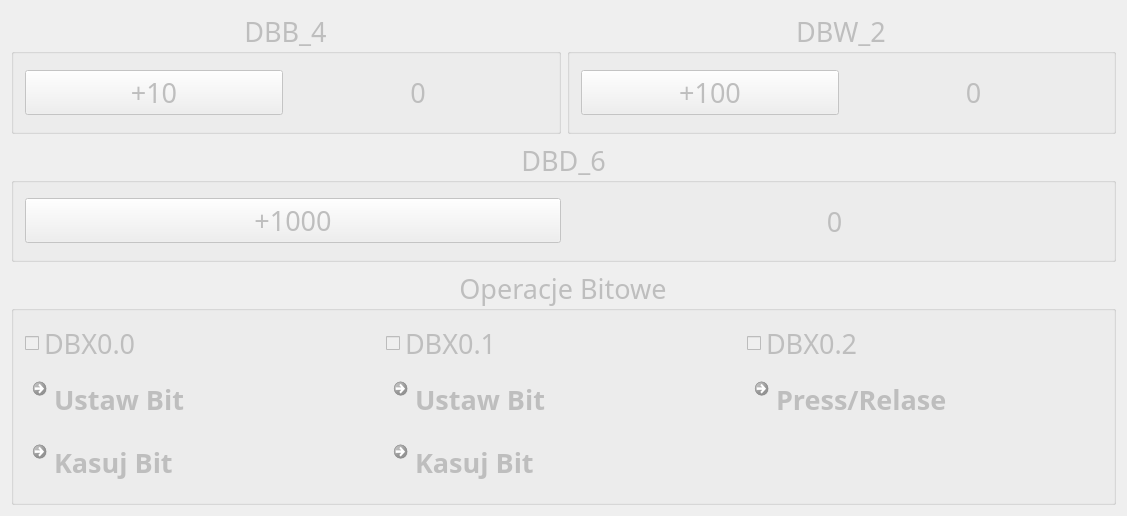
<?xml version="1.0" encoding="UTF-8"?>
<ui version="4.0">
 <class>MainWindow</class>
 <widget class="QMainWindow" name="MainWindow">
  <property name="enabled">
   <bool>true</bool>
  </property>
  <property name="geometry">
   <rect>
    <x>0</x>
    <y>0</y>
    <width>1127</width>
    <height>516</height>
   </rect>
  </property>
  <property name="font">
   <font>
    <pointsize>20</pointsize>
   </font>
  </property>
  <property name="windowTitle">
   <string>MainWindow</string>
  </property>
  <widget class="QWidget" name="centralWidget">
   <property name="enabled">
    <bool>false</bool>
   </property>
   <layout class="QGridLayout" name="gridLayout">
    <item row="2" column="0" colspan="2">
     <widget class="QGroupBox" name="groupBox_3">
      <property name="font">
       <font>
        <family>Shonar Bangla</family>
        <italic>false</italic>
       </font>
      </property>
      <property name="title">
       <string>DBD_6</string>
      </property>
      <property name="alignment">
       <set>Qt::AlignCenter</set>
      </property>
      <layout class="QHBoxLayout" name="horizontalLayout_3">
       <item>
        <widget class="QPushButton" name="push_DBD">
         <property name="text">
          <string>+1000</string>
         </property>
        </widget>
       </item>
       <item>
        <widget class="QLabel" name="lab_DBD">
         <property name="text">
          <string>0</string>
         </property>
         <property name="alignment">
          <set>Qt::AlignCenter</set>
         </property>
        </widget>
       </item>
      </layout>
     </widget>
    </item>
    <item row="0" column="1">
     <widget class="QGroupBox" name="groupBox">
      <property name="font">
       <font>
        <family>Shonar Bangla</family>
        <italic>false</italic>
       </font>
      </property>
      <property name="title">
       <string>DBW_2</string>
      </property>
      <property name="alignment">
       <set>Qt::AlignCenter</set>
      </property>
      <layout class="QHBoxLayout" name="horizontalLayout">
       <item>
        <widget class="QPushButton" name="push_dbw">
         <property name="text">
          <string>+100</string>
         </property>
        </widget>
       </item>
       <item>
        <widget class="QLabel" name="lab_DBW">
         <property name="text">
          <string>0</string>
         </property>
         <property name="alignment">
          <set>Qt::AlignCenter</set>
         </property>
        </widget>
       </item>
      </layout>
     </widget>
    </item>
    <item row="0" column="0">
     <widget class="QGroupBox" name="groupBox_2">
      <property name="font">
       <font>
        <family>Shonar Bangla</family>
        <italic>false</italic>
       </font>
      </property>
      <property name="title">
       <string>DBB_4</string>
      </property>
      <property name="alignment">
       <set>Qt::AlignCenter</set>
      </property>
      <layout class="QHBoxLayout" name="horizontalLayout_2">
       <property name="topMargin">
        <number>11</number>
       </property>
       <item>
        <widget class="QPushButton" name="push_DBB">
         <property name="text">
          <string>+10</string>
         </property>
        </widget>
       </item>
       <item>
        <widget class="QLabel" name="lab_DBB">
         <property name="text">
          <string>0</string>
         </property>
         <property name="alignment">
          <set>Qt::AlignCenter</set>
         </property>
        </widget>
       </item>
      </layout>
     </widget>
    </item>
    <item row="3" column="0" colspan="2">
     <widget class="QGroupBox" name="groupBox_4">
      <property name="font">
       <font>
        <family>Shonar Bangla</family>
        <italic>false</italic>
       </font>
      </property>
      <property name="title">
       <string>Operacje Bitowe</string>
      </property>
      <property name="alignment">
       <set>Qt::AlignCenter</set>
      </property>
      <property name="checkable">
       <bool>false</bool>
      </property>
      <layout class="QGridLayout" name="gridLayout_2">
       <item row="4" column="1">
        <widget class="QCommandLinkButton" name="button_Bit2_Reset">
         <property name="sizePolicy">
          <sizepolicy hsizetype="Preferred" vsizetype="Ignored">
           <horstretch>0</horstretch>
           <verstretch>0</verstretch>
          </sizepolicy>
         </property>
         <property name="text">
          <string>Kasuj Bit</string>
         </property>
        </widget>
       </item>
       <item row="1" column="0">
        <widget class="QCheckBox" name="checkBox">
         <property name="enabled">
          <bool>false</bool>
         </property>
         <property name="text">
          <string>DBX0.0</string>
         </property>
         <property name="checkable">
          <bool>true</bool>
         </property>
         <property name="tristate">
          <bool>false</bool>
         </property>
        </widget>
       </item>
       <item row="3" column="1">
        <widget class="QCommandLinkButton" name="button_bit2_Set">
         <property name="sizePolicy">
          <sizepolicy hsizetype="Preferred" vsizetype="Ignored">
           <horstretch>0</horstretch>
           <verstretch>0</verstretch>
          </sizepolicy>
         </property>
         <property name="text">
          <string>Ustaw Bit</string>
         </property>
        </widget>
       </item>
       <item row="3" column="0">
        <widget class="QCommandLinkButton" name="button_bit1_Set">
         <property name="sizePolicy">
          <sizepolicy hsizetype="Preferred" vsizetype="Ignored">
           <horstretch>0</horstretch>
           <verstretch>0</verstretch>
          </sizepolicy>
         </property>
         <property name="text">
          <string>Ustaw Bit</string>
         </property>
        </widget>
       </item>
       <item row="4" column="0">
        <widget class="QCommandLinkButton" name="button_bit1_Reset">
         <property name="sizePolicy">
          <sizepolicy hsizetype="Preferred" vsizetype="Ignored">
           <horstretch>0</horstretch>
           <verstretch>0</verstretch>
          </sizepolicy>
         </property>
         <property name="text">
          <string>Kasuj Bit</string>
         </property>
        </widget>
       </item>
       <item row="3" column="4" rowspan="2">
        <widget class="QCommandLinkButton" name="button_bit3">
         <property name="sizePolicy">
          <sizepolicy hsizetype="Preferred" vsizetype="Ignored">
           <horstretch>0</horstretch>
           <verstretch>0</verstretch>
          </sizepolicy>
         </property>
         <property name="text">
          <string>Press/Relase</string>
         </property>
        </widget>
       </item>
       <item row="1" column="1">
        <widget class="QCheckBox" name="checkBox_2">
         <property name="enabled">
          <bool>false</bool>
         </property>
         <property name="text">
          <string>DBX0.1</string>
         </property>
         <property name="checkable">
          <bool>true</bool>
         </property>
         <property name="checked">
          <bool>false</bool>
         </property>
         <property name="tristate">
          <bool>false</bool>
         </property>
        </widget>
       </item>
       <item row="1" column="4">
        <widget class="QCheckBox" name="checkBox_3">
         <property name="enabled">
          <bool>false</bool>
         </property>
         <property name="text">
          <string>DBX0.2</string>
         </property>
         <property name="checkable">
          <bool>true</bool>
         </property>
         <property name="tristate">
          <bool>false</bool>
         </property>
        </widget>
       </item>
      </layout>
      <zorder>checkBox_3</zorder>
      <zorder>button_bit1_Reset</zorder>
      <zorder>button_bit3</zorder>
      <zorder>button_bit1_Set</zorder>
      <zorder>checkBox_2</zorder>
      <zorder>checkBox</zorder>
      <zorder>button_bit2_Set</zorder>
      <zorder>button_Bit2_Reset</zorder>
     </widget>
    </item>
   </layout>
  </widget>
 </widget>
 <layoutdefault spacing="6" margin="11"/>
 <resources/>
 <connections/>
</ui>
